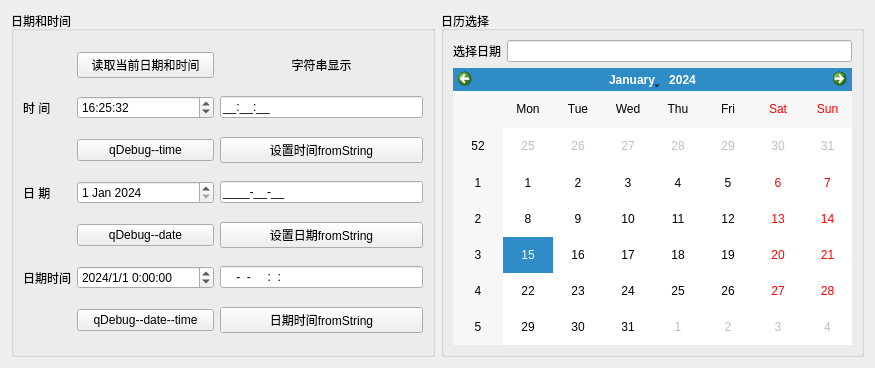
<?xml version="1.0" encoding="UTF-8"?>
<ui version="4.0">
 <class>Widget</class>
 <widget class="QWidget" name="Widget">
  <property name="geometry">
   <rect>
    <x>0</x>
    <y>0</y>
    <width>875</width>
    <height>368</height>
   </rect>
  </property>
  <property name="windowTitle">
   <string>日期时间demo</string>
  </property>
  <layout class="QHBoxLayout" name="horizontalLayout">
   <item>
    <widget class="QGroupBox" name="groupBox">
     <property name="title">
      <string>日期和时间</string>
     </property>
     <layout class="QGridLayout" name="gridLayout">
      <item row="0" column="1">
       <widget class="QPushButton" name="pushButton_get_date_time">
        <property name="text">
         <string>读取当前日期和时间</string>
        </property>
       </widget>
      </item>
      <item row="0" column="2">
       <widget class="QLabel" name="label_4">
        <property name="sizePolicy">
         <sizepolicy hsizetype="Preferred" vsizetype="Preferred">
          <horstretch>1</horstretch>
          <verstretch>0</verstretch>
         </sizepolicy>
        </property>
        <property name="layoutDirection">
         <enum>Qt::LeftToRight</enum>
        </property>
        <property name="text">
         <string>字符串显示</string>
        </property>
        <property name="alignment">
         <set>Qt::AlignCenter</set>
        </property>
       </widget>
      </item>
      <item row="1" column="0">
       <widget class="QLabel" name="label">
        <property name="text">
         <string>时 间</string>
        </property>
       </widget>
      </item>
      <item row="1" column="1">
       <widget class="QTimeEdit" name="timeEdit">
        <property name="displayFormat">
         <string>H:mm:ss</string>
        </property>
        <property name="time">
         <time>
          <hour>16</hour>
          <minute>25</minute>
          <second>32</second>
         </time>
        </property>
       </widget>
      </item>
      <item row="1" column="2">
       <widget class="QLineEdit" name="lineEdit_time">
        <property name="inputMask">
         <string>99:99:99;_</string>
        </property>
       </widget>
      </item>
      <item row="2" column="1">
       <widget class="QPushButton" name="pushButton_debug_time">
        <property name="text">
         <string>qDebug--time</string>
        </property>
       </widget>
      </item>
      <item row="2" column="2">
       <widget class="QPushButton" name="pushButton_set_time">
        <property name="text">
         <string>设置时间fromString</string>
        </property>
       </widget>
      </item>
      <item row="3" column="0">
       <widget class="QLabel" name="label_2">
        <property name="text">
         <string>日 期</string>
        </property>
       </widget>
      </item>
      <item row="3" column="1">
       <widget class="QDateEdit" name="dateEdit">
        <property name="date">
         <date>
          <year>2024</year>
          <month>1</month>
          <day>1</day>
         </date>
        </property>
       </widget>
      </item>
      <item row="3" column="2">
       <widget class="QLineEdit" name="lineEdit_date">
        <property name="inputMask">
         <string>9999-99-99;_</string>
        </property>
       </widget>
      </item>
      <item row="4" column="1">
       <widget class="QPushButton" name="pushButton_debug_date">
        <property name="text">
         <string>qDebug--date</string>
        </property>
       </widget>
      </item>
      <item row="4" column="2">
       <widget class="QPushButton" name="pushButton_set_date">
        <property name="text">
         <string>设置日期fromString</string>
        </property>
       </widget>
      </item>
      <item row="5" column="0">
       <widget class="QLabel" name="label_3">
        <property name="text">
         <string>日期时间</string>
        </property>
       </widget>
      </item>
      <item row="5" column="1">
       <widget class="QDateTimeEdit" name="dateTimeEdit">
        <property name="dateTime">
         <datetime>
          <hour>0</hour>
          <minute>0</minute>
          <second>0</second>
          <year>2024</year>
          <month>1</month>
          <day>1</day>
         </datetime>
        </property>
        <property name="displayFormat">
         <string>yyyy/M/d H:mm:ss</string>
        </property>
       </widget>
      </item>
      <item row="5" column="2">
       <widget class="QLineEdit" name="lineEdit_date_time">
        <property name="inputMask">
         <string>9999-99-99 99:99:99</string>
        </property>
       </widget>
      </item>
      <item row="6" column="1">
       <widget class="QPushButton" name="pushButton_debug_date_time">
        <property name="text">
         <string>qDebug--date--time</string>
        </property>
       </widget>
      </item>
      <item row="6" column="2">
       <widget class="QPushButton" name="pushButton_set_time_date">
        <property name="text">
         <string>日期时间fromString</string>
        </property>
       </widget>
      </item>
     </layout>
    </widget>
   </item>
   <item>
    <widget class="QGroupBox" name="groupBox_2">
     <property name="title">
      <string>日历选择</string>
     </property>
     <layout class="QGridLayout" name="gridLayout_2">
      <item row="0" column="0">
       <widget class="QLabel" name="label_5">
        <property name="text">
         <string>选择日期</string>
        </property>
       </widget>
      </item>
      <item row="0" column="1">
       <widget class="QLineEdit" name="lineEdit_choose_date_time"/>
      </item>
      <item row="1" column="0" colspan="2">
       <widget class="QCalendarWidget" name="calendarWidget"/>
      </item>
     </layout>
    </widget>
   </item>
  </layout>
 </widget>
 <resources/>
 <connections/>
</ui>
